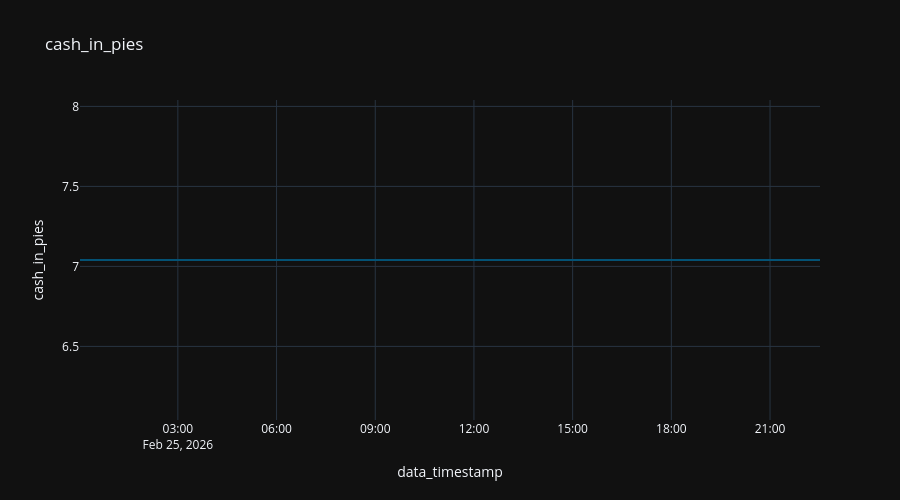

Here is the notebook cell this chart was saved with:
### Code cell
fig = px.line (
  df_account,
  "data_timestamp",
  "cash_in_pies",
  title="cash_in_pies"
#   color_discrete_sequence="Tealgrn_r",
)

fig.update_layout (
  height=500,
)

### Figure 1 — Plotly figure (JSON) as saved in the notebook; plotly's stock layout.template omitted (floating-point values rounded to 4 significant figures)
{"data": [{"hovertemplate": "data_timestamp=%{x}<br>cash_in_pies=%{y}<extra></extra>", "legendgroup": "", "line": {"color": "rgb(4, 82, 117)", "dash": "solid"}, "marker": {"symbol": "circle"}, "mode": "lines", "name": "", "orientation": "v", "showlegend": false, "type": "scatter", "x": ["2026-02-25T22:31:08.074420", "2026-02-25T22:15:41.230049", "2026-02-25T21:48:58.694243", "2026-02-25T21:37:17.203821", "2026-02-25T21:28:55.279761", "2026-02-25T20:22:31.923399", "2026-02-25T16:44:56.756299", "2026-02-25T16:28:59.856493", "2026-02-25T16:19:02.640420", "2026-02-25T15:17:41.875484", "2026-02-25T15:17:35.259476", "2026-02-25T15:12:13.827458", "2026-02-25T13:16:20.613179", "2026-02-25T13:00:51.870376", "2026-02-25T10:20:40.513157", "2026-02-25T10:08:55.922563", "2026-02-25T09:57:13.721394", "2026-02-25T09:45:37.730991", "2026-02-25T09:34:08.804082", "2026-02-25T09:08:25.282933", "2026-02-25T08:16:13.170138", "2026-02-25T02:18:49.901337", "2026-02-25T02:00:23.673384", "2026-02-25T01:26:19.492992", "2026-02-25T01:17:22.353900", "2026-02-25T01:02:06.419292", "2026-02-25T00:59:41.160829", "2026-02-25T00:38:12.944072", "2026-02-25T00:21:23.429183", "2026-02-25T00:01:56.427269", "2026-02-25T00:01:35.110651", "2026-02-25T00:01:29.566758"], "xaxis": "x", "y": [7.04, 7.04, 7.04, 7.04, 7.04, 7.04, 7.04, 7.04, 7.04, 7.04, 7.04, 7.04, 7.04, 7.04, 7.04, 7.04, 7.04, 7.04, 7.04, 7.04, 7.04, 7.04, 7.04, 7.04, 7.04, 7.04, 7.04, 7.04, 7.04, 7.04, 7.04, 7.04], "yaxis": "y"}], "layout": {"height": 500, "legend": {"tracegroupgap": 0}, "title": {"text": "cash_in_pies"}, "xaxis": {"anchor": "y", "domain": [0, 1], "title": {"text": "data_timestamp"}}, "yaxis": {"anchor": "x", "domain": [0, 1], "title": {"text": "cash_in_pies"}}}}
